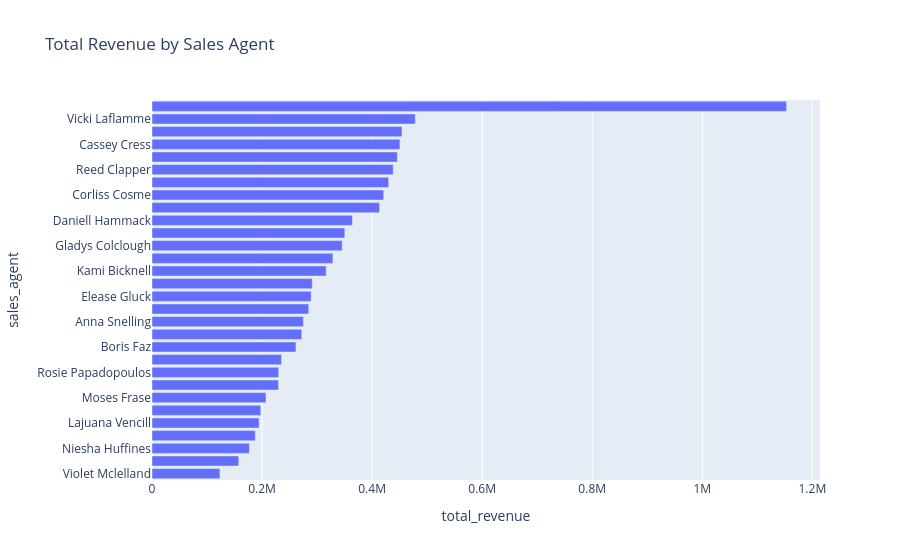

Write notebook code for a chart like this one.
### Code cell
fig_agent = px.bar(
    agent_summary.sort_values('total_revenue', ascending=True), 
    x='total_revenue', 
    y='sales_agent', 
    orientation='h',
    title='Total Revenue by Sales Agent'
)
fig_agent.show()

### Figure 1 — Plotly figure (JSON) as saved in the notebook; plotly's stock layout.template omitted (floating-point values rounded to 4 significant figures)
{"data": [{"hovertemplate": "total_revenue=%{x}<br>sales_agent=%{y}<extra></extra>", "legendgroup": "", "marker": {"color": "#636efa", "pattern": {"shape": ""}}, "name": "", "orientation": "h", "showlegend": false, "textposition": "auto", "type": "bar", "x": [123400.0, 157600.0, 177000.0, 187700.0, 194600.0, 197800.0, 207200.0, 229800.0, 230200.0, 235400.0, 261600.0, 272100.0, 275100.0, 284900.0, 289200.0, 291200.0, 316500.0, 328800.0, 345700.0, 350400.0, 364200.0, 413500.0, 421000.0, 430100.0, 438300.0, 445900.0, 450500.0, 454300.0, 478400.0, 1153000.0], "xaxis": "x", "y": ["Violet Mclelland", "Wilburn Farren", "Niesha Huffines", "Versie Hillebrand", "Lajuana Vencill", "Garret Kinder", "Moses Frase", "Cecily Lampkin", "Rosie Papadopoulos", "Rosalina Dieter", "Boris Faz", "Hayden Neloms", "Anna Snelling", "Jonathan Berthelot", "Elease Gluck", "Marty Freudenburg", "Kami Bicknell", "Markita Hansen", "Gladys Colclough", "Maureen Marcano", "Daniell Hammack", "James Ascencio", "Corliss Cosme", "Zane Levy", "Reed Clapper", "Donn Cantrell", "Cassey Cress", "Kary Hendrixson", "Vicki Laflamme", "Darcel Schlecht"], "yaxis": "y"}], "layout": {"barmode": "relative", "legend": {"tracegroupgap": 0}, "title": {"text": "Total Revenue by Sales Agent"}, "xaxis": {"anchor": "y", "domain": [0, 1], "title": {"text": "total_revenue"}}, "yaxis": {"anchor": "x", "domain": [0, 1], "title": {"text": "sales_agent"}}}}
